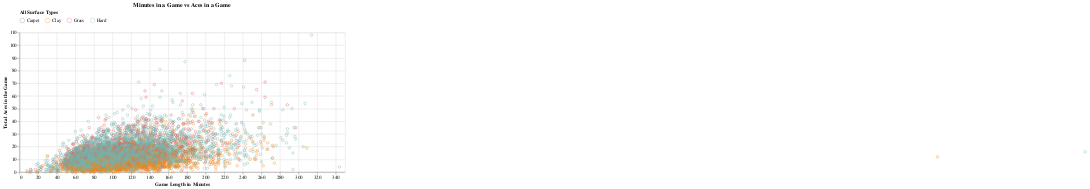

The notebook cell this image was saved under:
### Code cell
import altair as alt

# Simplify working with large datasets in Altair
alt.data_transformers.disable_max_rows()

#The following code makes a scatter plot showing relationship between minutes and total aces.
aces_per_surface = alt.Chart(tennis,
                            title = 'Minutes in a Game vs Aces in a Game'
                            ).mark_point(opacity=0.4).encode(
    x=alt.X("minutes").title("Game Length in Minutes").scale(domain = [0, 350]),
    y=alt.Y("total_aces").title("Total Aces in the Game").scale(zero=False),
    color=alt.Color("surface").title('All Surface Types').legend(orient="top")
).properties(width = 700)
aces_per_surface

### Figure 1 — Vega-Lite specification as saved in the notebook (floating-point values rounded to 4 significant figures; data arrays with more than 128 entries replaced by an {"elided": "..."} marker saying what was removed)
{"config": {"view": {"continuousWidth": 300, "continuousHeight": 300}}, "data": {"name": "data-8ad4121974bd9ec0c4c5ce6ea9c52f29"}, "mark": {"type": "point", "opacity": 0.4}, "encoding": {"color": {"field": "surface", "legend": {"orient": "top"}, "title": "All Surface Types", "type": "nominal"}, "x": {"field": "minutes", "scale": {"domain": [0, 350]}, "title": "Game Length in Minutes", "type": "quantitative"}, "y": {"field": "total_aces", "scale": {"zero": false}, "title": "Total Aces in the Game", "type": "quantitative"}}, "title": "Minutes in a Game vs Aces in a Game", "width": 700, "$schema": "https://vega.github.io/schema/vega-lite/v5.8.0.json", "datasets": {"data-8ad4121974bd9ec0c4c5ce6ea9c52f29": {"elided": "8428 records"}}}
